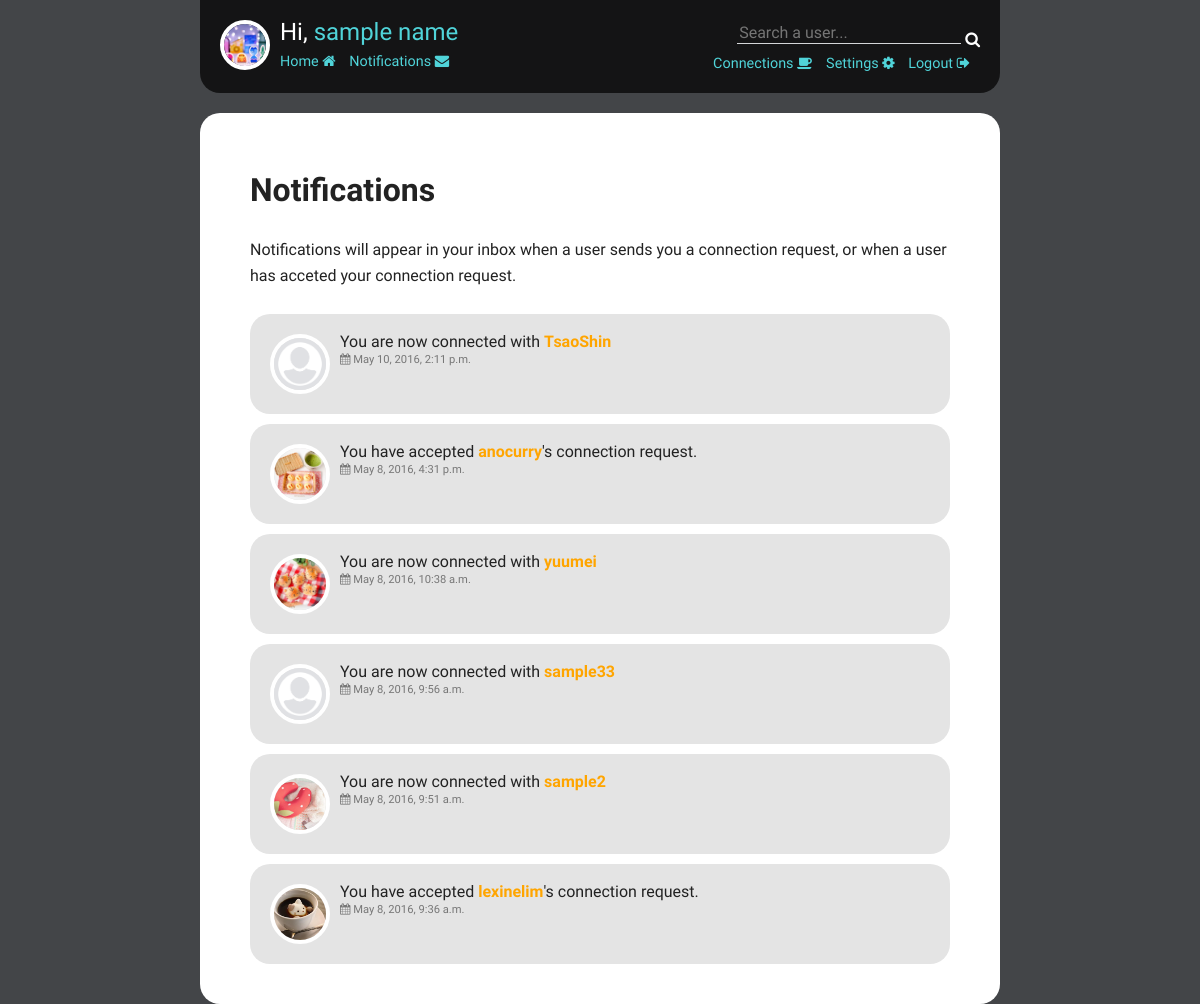
The page /user/notifications/ (signed in) on the database as committed earlier.
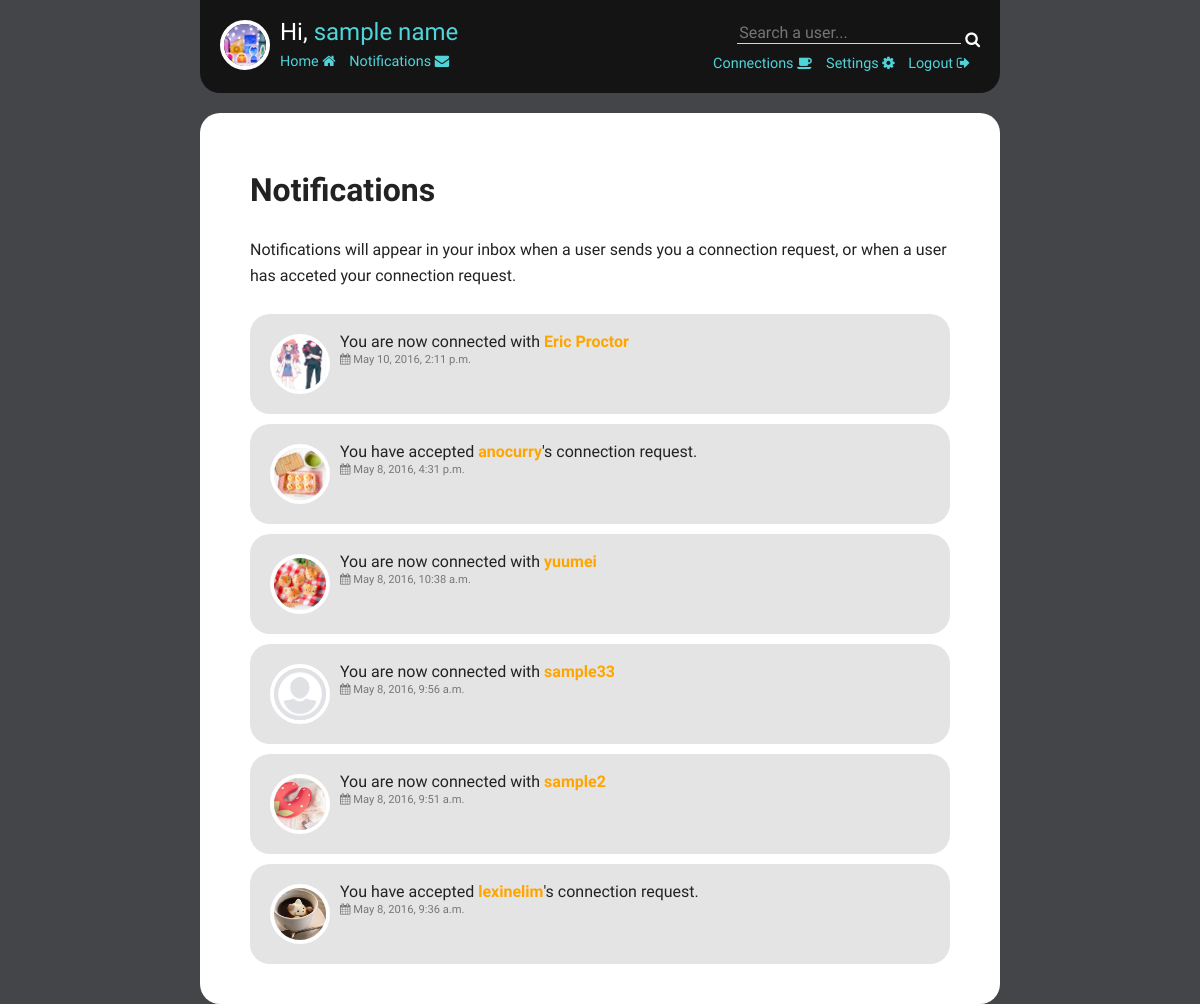
The same page on the database as committed later.
### user/models.py (models this page shows, shortened)
class User(models.Model):
    VIS_CHOICES=(
        (1, 'Public'),
        (0, 'Private'),
    )
    username = models.CharField(max_length=50)
    password = models.CharField(max_length=50)
    email = models.EmailField()
    displayname = models.CharField(max_length=50)
    description = models.CharField(max_length=200, blank=True)
    vis = models.PositiveSmallIntegerField(choices=VIS_CHOICES, default=1)
    profileImg = models.ImageField(upload_to='pic/', default = 'pic/default.jpg')
    bgImg = models.ImageField(upload_to='bg/', default = 'bg/default.jpg')  #change to imagefield?
    useBg = models.BooleanField()

class Notification(models.Model):
    fromuser = models.PositiveIntegerField()
    touser = models.PositiveIntegerField()
    is_read = models.BooleanField(default=False)
    is_accepted = models.BooleanField(default=False)
    notif_date = models.DateTimeField(default=datetime.datetime.now())
    message = models.CharField(max_length=100)
    def from_username(self):
        u = User.objects.get(id=self.fromuser)
        return u.username
    def to_username(self):
        u = User.objects.get(id=self.touser)
        return u.username
    def from_user_profileimg(self):
        u = User.objects.get(id=self.fromuser)
        return u.profileImg
    def to_user_profileimg(self):
        u = User.objects.get(id=self.touser)
        return u.profileImg

### user/views.py (the view)
def notifications(request):
    u = getLoggedInUser(request)
    readnotifs = Notification.objects.filter(Q(fromuser=u.id) & Q(is_accepted=True) & Q(is_read=True) | Q(touser=u.id) & Q(is_read=True)).order_by('-notif_date')
    toread = Notification.objects.filter(Q(fromuser=u.id) & Q(is_accepted=True) & Q(is_read=False) | Q(touser=u.id) & Q(is_accepted=False) & Q(is_read=False)).order_by('-notif_date')
    notifNum = getUnreadNotifNum(request)
    template = loader.get_template('user/notifications.html')
    return HttpResponse(template.render({'user': u, 'readnotifs': readnotifs, 'toread': toread,'notifNum': notifNum}, request))

### user/views.py (called while the page is built)
def getLoggedInUser(request):
    uid = request.session.get('login_id')
    try:
        u = User.objects.get(id=uid)
    except (KeyError, User.DoesNotExist):
        return None
    return u

def getUnreadNotifNum(request):
    u = getLoggedInUser(request)
    if u:
        num = Notification.objects.filter(Q(fromuser=u.id) & Q(is_accepted=True) & Q(is_read=False) |  Q(touser=u.id) & Q(is_accepted=False) & Q(is_read=False)).count()
        return num

### user/templates/user/notifications.html (shortened to what this page needs)
{% extends 'main/layout.html' %}
{% block content %}
<div class="realcontent">
  <h1>Notifications</h1>
  Notifications will appear in your inbox when a user sends you a connection request, or when a user has acceted your connection request.
  <br/><br/>
  {% if toread or readnotifs %}
    {% with notifs=readnotifs class='readnotifs' %}
      {% include 'notifdetails.html' %}
    {% endwith %}
  {% else %}
  <p class="message">You do not have any notifications yet.</p>
  {% endif %}
</div>
{% endblock %}

### main/templates/main/layout.html (shortened to what this page needs)
{% extends 'main/base.html' %}
{% block header %}
{% if request.session.login_id %}
  <div class="header-leftbar">
    <img src="/media/{{ user.profileImg }}" class="profileImg">
    <span class="greeting">Hi, <a href="{% url 'user:index' %}">{{ user.displayname }}</a></span><br/>
    <span class="header-links">
    <a href="{% url 'main:index' %}" class="hvr-grow">Home <i class="fa fa-home" aria-hidden="true"></i></a>
    <a href="{% url 'user:notifications' %}" class="hvr-grow link-margin-left">Notifications <i class="fa fa-envelope" aria-hidden="true"></i> {% if notifNum != 0 %}{{ notifNum }}{% endif %}</a>
    </span>
  </div><div class="header-rightbar">
  <form action="{% url 'user:searchuser' %}" method="get">
    <input type="text" name="user_name" placeholder="Search a user..." />
    <button class="fa fa-search submitbutton white-search hvr-float" type="submit"></button>
  </form><span class="header-links">
  <a href="{% url 'user:connections' %}" class="hvr-grow link-margin-right">Connections <i class="fa fa-coffee" aria-hidden="true"></i></a>
  <a href="{% url 'user:settings' %}" class="hvr-grow link-margin-right">Settings <i class="fa fa-cog" aria-hidden="true"></i></a>
  <a href="{% url 'user:logout' %}" class="hvr-grow link-margin-right">Logout <i class="fa fa-sign-out" aria-hidden="true"></i></a>
</span>
  </div>
{% endif %}
{% endblock %}

### main/templates/main/base.html (shortened to what this page needs)
<!DOCTYPE html>
<html lang="en">
<head>
  {% load staticfiles %}
  <link type="text/css" rel="stylesheet" href="{% static 'animate.css' %}" />
  <link type="text/css" rel="stylesheet" href="{% static 'hover.css' %}" />
  <link type="text/css" rel="stylesheet" href="{% static 'stylesheet.css' %}" />
  <link type="text/css" rel="stylesheet" href="{% static 'font-awesome-4.6.2/css/font-awesome.min.css' %}">
</head>
<body>
<div class="content{% block contentclass %}{% endblock %}">
<div class="header">
{% block header %}{% endblock %}
</div>
<div class="contentbox">
{% block content %}{% endblock %}
</div>
</div>
</body>
</html>

### user/templates/notifdetails.html (shortened to what this page needs)
{% for notif in notifs %}
    <div class="notif {{ class }}">
    {% if notif.fromuser == request.session.login_id %}
    <img src="/media/{{ notif.to_user_profileimg }}" />
        {% if notif.is_accepted %}
            You are now connected with <a href="{% url 'user:search' notif.touser %}">{{ notif.to_username }}</a>
        {% endif %}
        <br/><span><i class="fa fa-calendar" aria-hidden="true"></i> {{ notif.notif_date }}</span>
    {% else %}
    <img src="/media/{{ notif.from_user_profileimg }}" />
        {% if notif.is_accepted %}
            You have accepted <a href="{% url 'user:search' notif.fromuser %}">{{ notif.from_username }}</a>'s connection request.
        {% else %}
            <a href="{% url 'user:search' notif.fromuser %}">{{ notif.from_username }}</a> has sent you a connection request.
        {% endif %}
        <br/><span><i class="fa fa-calendar" aria-hidden="true"></i> {{ notif.notif_date }}</span>
    {% endif %}
    </div>
{% endfor %}

### static/stylesheet.css (style rules this page uses)
*, *:after, *:before { -webkit-box-sizing: border-box; -moz-box-sizing: border-box; box-sizing: border-box; }
html, body { width:100%; height:100%; }
body { background-color:#434548; color: #222; line-height: 1.6; font-family: 'Oxygen', calibri, sans-serif; margin:0px; }
a { color: #50d4d9; text-decoration:none; border:none; }
.content { width:800px; margin-left:auto; margin-right:auto; position:relative; }
.header { color:#fff; background:rgba(0, 0, 0, 0.7); border-radius: 0px 0px 20px 20px; padding: 0px; margin-bottom:20px; min-height:90px; position:relative; overflow:hidden; }
.header-links { font-size:0.9em; }
.link-margin-right { margin-right:10px; }
.link-margin-left { margin-left:10px; }
.header-leftbar { padding:20px; }
.header-leftbar .profileImg { border: 4px solid #fff; border-radius:100%; vertical-align:text-top; margin-right:10px; height:50px; width:50px; float:left; }
.header-leftbar .greeting { font-size:1.5em; line-height:1em; font-family: 'Oswald', Georgia, serif; }
.header-rightbar { position:absolute; right:0px; top:0px; text-align:right; padding:20px; }
.header-rightbar form { margin-bottom:3px; }
.header-rightbar form input[type="text"] { color:#fff; font-size:1em; font-family: 'Oxygen', calibri, sans-serif; background-color:transparent; border:none; border-bottom:1px solid #d4d6d8; }
.contentbox { background-color: #fff; border-radius: 20px; overflow:hidden; min-height:300px; margin-bottom:50px; }
.realcontent { padding: 30px 50px; }
.realcontent h1 { font-family: 'Oswald', Georgia, serif; color: #222; }
.submitbutton { margin-top:10px; background-color:transparent; border:0px; }
.white-search { padding:0px; color:#fff; }
.notif { border-radius:20px; background-color:#e4e4e4; width:100%; position:relative; min-height:100px; padding:20px; line-height:1em; margin-bottom:10px; }
.readnotifs { background-color: #e4e4e4; }
.notif img { float:left; vertical-align: middle; border: 4px solid #fff; border-radius:100%; margin-right:10px; height:60px; width:60px; }
.notif span, .connection span { font-size:0.7em; color:#777; display:inline-block; }
.notif a { color:orange; font-weight:700; }

Rows that differ between the two databases and show on the page:
changed through a linked row, Notification: to_user_profileimg: picture added in place of a placeholder; to_username "TsaoShin" → "Eric Proctor"
